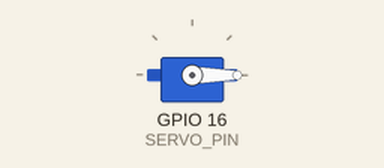
Simulated run of this sketch. Board: ESP32. Parts: servo. Servo pulses on a pin are drawn as a servo (544–2400 µs = 0–180°).

Above: at 0.05 s.
At 2.5 s:
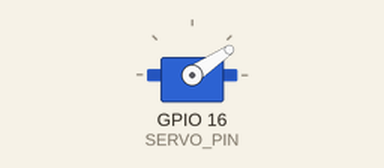
At 5.0 s:
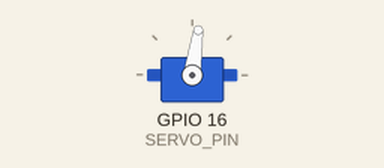
At 10.0 s:
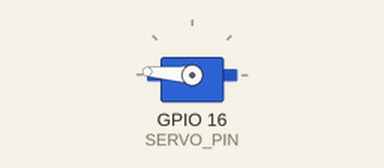
Timing chart, 0 to 13.0 s (numbered marks = the images above):
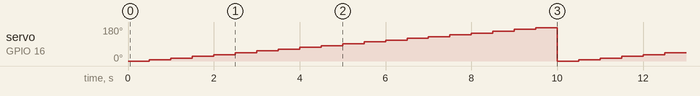

The sketch:

ESP_servo.ino
```cpp
#include "esp_system.h"

#define SERVO_PIN 16

int Min = 26;  // (26/1024)*20ms ≒ 0.5 ms  (-90°)
int Max = 123; // (123/1024)*20ms ≒ 2.4 ms (+90°)
int n = Min;

void setup() {
  Serial.begin(115200);
  ledcSetup(0, 50, 10);  // 0ch 50 Hz 10bit resolution
  ledcAttachPin(SERVO_PIN, 0); // 15pin, 0ch
}

void loop() {
  ledcWrite(0, n);
  n+=5;
  if (n >Max) n = Min;
  delay(500);
}
```

Measured:
- by itself, servo on GPIO 16 (SERVO_PIN): repeats every 10.0 s: 15° 0.50 s, 25° 0.50 s, 34° 0.50 s, 44° 0.50 s, 53° 0.50 s, 63° 0.50 s, 72° 0.50 s, 82° 0.50 s, 91° 0.50 s, 101° 0.50 s, 110° 0.50 s, 120° 0.50 s, 129° 0.50 s, 139° 0.50 s, 148° 0.50 s, 157° 0.50 s, 167° 0.50 s, 176° 0.50 s, 0° 0.50 s, 6° 0.50 s
